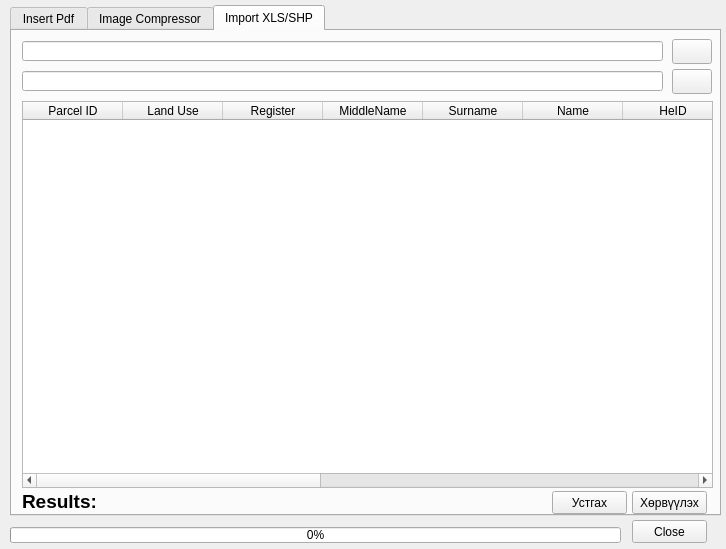
<?xml version="1.0" encoding="UTF-8"?>
<ui version="4.0">
 <class>PdfInsertDialog</class>
 <widget class="QDialog" name="PdfInsertDialog">
  <property name="geometry">
   <rect>
    <x>0</x>
    <y>0</y>
    <width>726</width>
    <height>549</height>
   </rect>
  </property>
  <property name="windowTitle">
   <string>Dialog</string>
  </property>
  <widget class="QTabWidget" name="import_data_tab_widget">
   <property name="geometry">
    <rect>
     <x>10</x>
     <y>5</y>
     <width>711</width>
     <height>511</height>
    </rect>
   </property>
   <property name="currentIndex">
    <number>2</number>
   </property>
   <widget class="QWidget" name="tab_2">
    <attribute name="title">
     <string>Insert Pdf</string>
    </attribute>
    <widget class="QTableWidget" name="tableWidget">
     <property name="geometry">
      <rect>
       <x>10</x>
       <y>125</y>
       <width>401</width>
       <height>221</height>
      </rect>
     </property>
     <attribute name="horizontalHeaderDefaultSectionSize">
      <number>200</number>
     </attribute>
     <column>
      <property name="text">
       <string>Name</string>
      </property>
     </column>
     <column>
      <property name="text">
       <string>Description</string>
      </property>
     </column>
    </widget>
    <widget class="QLabel" name="count">
     <property name="geometry">
      <rect>
       <x>65</x>
       <y>101</y>
       <width>91</width>
       <height>16</height>
      </rect>
     </property>
     <property name="text">
      <string>count:</string>
     </property>
    </widget>
    <widget class="QLabel" name="label_3">
     <property name="geometry">
      <rect>
       <x>10</x>
       <y>101</y>
       <width>41</width>
       <height>16</height>
      </rect>
     </property>
     <property name="text">
      <string>count:</string>
     </property>
    </widget>
    <widget class="QPushButton" name="select_file_button">
     <property name="geometry">
      <rect>
       <x>310</x>
       <y>30</y>
       <width>100</width>
       <height>23</height>
      </rect>
     </property>
     <property name="text">
      <string>Select Path</string>
     </property>
    </widget>
    <widget class="QLineEdit" name="decision_file_edit">
     <property name="geometry">
      <rect>
       <x>10</x>
       <y>31</y>
       <width>291</width>
       <height>20</height>
      </rect>
     </property>
     <property name="readOnly">
      <bool>true</bool>
     </property>
    </widget>
    <widget class="QLabel" name="label_4">
     <property name="geometry">
      <rect>
       <x>205</x>
       <y>101</y>
       <width>63</width>
       <height>13</height>
      </rect>
     </property>
     <property name="text">
      <string>parcel count:</string>
     </property>
    </widget>
    <widget class="QLabel" name="parcel_count_lbl">
     <property name="geometry">
      <rect>
       <x>285</x>
       <y>100</y>
       <width>91</width>
       <height>16</height>
      </rect>
     </property>
     <property name="text">
      <string>count:</string>
     </property>
    </widget>
    <widget class="QPushButton" name="output_file_button">
     <property name="geometry">
      <rect>
       <x>310</x>
       <y>75</y>
       <width>100</width>
       <height>23</height>
      </rect>
     </property>
     <property name="text">
      <string>Output Path</string>
     </property>
    </widget>
    <widget class="QLineEdit" name="output_file_edit">
     <property name="geometry">
      <rect>
       <x>10</x>
       <y>76</y>
       <width>291</width>
       <height>20</height>
      </rect>
     </property>
     <property name="readOnly">
      <bool>true</bool>
     </property>
    </widget>
    <widget class="QLabel" name="label">
     <property name="geometry">
      <rect>
       <x>10</x>
       <y>57</y>
       <width>291</width>
       <height>16</height>
      </rect>
     </property>
     <property name="text">
      <string>Output path</string>
     </property>
    </widget>
    <widget class="QLabel" name="label_2">
     <property name="geometry">
      <rect>
       <x>10</x>
       <y>10</y>
       <width>291</width>
       <height>16</height>
      </rect>
     </property>
     <property name="text">
      <string>Input path</string>
     </property>
    </widget>
    <widget class="QPushButton" name="import_button">
     <property name="geometry">
      <rect>
       <x>270</x>
       <y>409</y>
       <width>75</width>
       <height>23</height>
      </rect>
     </property>
     <property name="text">
      <string>Import</string>
     </property>
    </widget>
    <widget class="QPushButton" name="conver_version_button">
     <property name="geometry">
      <rect>
       <x>10</x>
       <y>439</y>
       <width>211</width>
       <height>23</height>
      </rect>
     </property>
     <property name="text">
      <string>convert new version</string>
     </property>
    </widget>
    <widget class="QPushButton" name="export_button">
     <property name="geometry">
      <rect>
       <x>10</x>
       <y>409</y>
       <width>113</width>
       <height>23</height>
      </rect>
     </property>
     <property name="text">
      <string>Export from database</string>
     </property>
    </widget>
    <widget class="QPushButton" name="rename_button">
     <property name="geometry">
      <rect>
       <x>180</x>
       <y>409</y>
       <width>75</width>
       <height>23</height>
      </rect>
     </property>
     <property name="text">
      <string>Rename</string>
     </property>
    </widget>
    <widget class="QPushButton" name="darkhan_button">
     <property name="geometry">
      <rect>
       <x>340</x>
       <y>440</y>
       <width>75</width>
       <height>23</height>
      </rect>
     </property>
     <property name="text">
      <string>Darkhan</string>
     </property>
    </widget>
   </widget>
   <widget class="QWidget" name="tab">
    <attribute name="title">
     <string>Image Compressor</string>
    </attribute>
    <widget class="QLineEdit" name="dir_path_edit">
     <property name="geometry">
      <rect>
       <x>10</x>
       <y>31</y>
       <width>291</width>
       <height>20</height>
      </rect>
     </property>
     <property name="readOnly">
      <bool>true</bool>
     </property>
    </widget>
    <widget class="QPushButton" name="select_dir_button">
     <property name="geometry">
      <rect>
       <x>310</x>
       <y>30</y>
       <width>100</width>
       <height>23</height>
      </rect>
     </property>
     <property name="text">
      <string>Select Path</string>
     </property>
    </widget>
    <widget class="QLabel" name="label_5">
     <property name="geometry">
      <rect>
       <x>10</x>
       <y>10</y>
       <width>291</width>
       <height>16</height>
      </rect>
     </property>
     <property name="text">
      <string>Input path</string>
     </property>
    </widget>
    <widget class="QPushButton" name="compressor_button">
     <property name="geometry">
      <rect>
       <x>310</x>
       <y>430</y>
       <width>111</width>
       <height>23</height>
      </rect>
     </property>
     <property name="text">
      <string>File Compressor</string>
     </property>
    </widget>
    <widget class="QTableWidget" name="files_twidget">
     <property name="geometry">
      <rect>
       <x>10</x>
       <y>80</y>
       <width>401</width>
       <height>331</height>
      </rect>
     </property>
     <attribute name="horizontalHeaderDefaultSectionSize">
      <number>200</number>
     </attribute>
     <column>
      <property name="text">
       <string>Directory</string>
      </property>
     </column>
     <column>
      <property name="text">
       <string>File Name</string>
      </property>
     </column>
    </widget>
   </widget>
   <widget class="QWidget" name="tab_3">
    <attribute name="title">
     <string>Import XLS/SHP</string>
    </attribute>
    <widget class="QLineEdit" name="load_shp_edit">
     <property name="geometry">
      <rect>
       <x>10</x>
       <y>10</y>
       <width>641</width>
       <height>20</height>
      </rect>
     </property>
    </widget>
    <widget class="QLineEdit" name="load_xls_edit">
     <property name="geometry">
      <rect>
       <x>10</x>
       <y>40</y>
       <width>641</width>
       <height>20</height>
      </rect>
     </property>
    </widget>
    <widget class="QPushButton" name="load_shp_button">
     <property name="enabled">
      <bool>true</bool>
     </property>
     <property name="geometry">
      <rect>
       <x>660</x>
       <y>8</y>
       <width>40</width>
       <height>25</height>
      </rect>
     </property>
     <property name="text">
      <string/>
     </property>
     <property name="icon">
      <iconset resource="resources.qrc">
       <normaloff>:/plugins/lm2/open.png</normaloff>:/plugins/lm2/open.png</iconset>
     </property>
     <property name="autoDefault">
      <bool>true</bool>
     </property>
    </widget>
    <widget class="QPushButton" name="load_xls_button">
     <property name="enabled">
      <bool>true</bool>
     </property>
     <property name="geometry">
      <rect>
       <x>660</x>
       <y>38</y>
       <width>40</width>
       <height>25</height>
      </rect>
     </property>
     <property name="text">
      <string/>
     </property>
     <property name="icon">
      <iconset resource="resources.qrc">
       <normaloff>:/plugins/lm2/open.png</normaloff>:/plugins/lm2/open.png</iconset>
     </property>
     <property name="autoDefault">
      <bool>true</bool>
     </property>
    </widget>
    <widget class="QTableWidget" name="import_data_twidget">
     <property name="geometry">
      <rect>
       <x>10</x>
       <y>70</y>
       <width>691</width>
       <height>387</height>
      </rect>
     </property>
     <column>
      <property name="text">
       <string>Parcel ID</string>
      </property>
     </column>
     <column>
      <property name="text">
       <string>Land Use</string>
      </property>
     </column>
     <column>
      <property name="text">
       <string>Register</string>
      </property>
     </column>
     <column>
      <property name="text">
       <string>MiddleName</string>
      </property>
     </column>
     <column>
      <property name="text">
       <string>Surname</string>
      </property>
     </column>
     <column>
      <property name="text">
       <string>Name</string>
      </property>
     </column>
     <column>
      <property name="text">
       <string>HeID</string>
      </property>
     </column>
     <column>
      <property name="text">
       <string>GaID</string>
      </property>
     </column>
     <column>
      <property name="text">
       <string>ZovshBaig</string>
      </property>
     </column>
     <column>
      <property name="text">
       <string>Zovshshiid</string>
      </property>
     </column>
     <column>
      <property name="text">
       <string>ZovshDate</string>
      </property>
     </column>
     <column>
      <property name="text">
       <string>GerchID</string>
      </property>
     </column>
     <column>
      <property name="text">
       <string>DuusDate</string>
      </property>
     </column>
     <column>
      <property name="text">
       <string>GerDate</string>
      </property>
     </column>
    </widget>
    <widget class="QPushButton" name="import_data_button">
     <property name="geometry">
      <rect>
       <x>620</x>
       <y>460</y>
       <width>75</width>
       <height>23</height>
      </rect>
     </property>
     <property name="text">
      <string>Хөрвүүлэх</string>
     </property>
    </widget>
    <widget class="QPushButton" name="delete_data_button">
     <property name="geometry">
      <rect>
       <x>540</x>
       <y>460</y>
       <width>75</width>
       <height>23</height>
      </rect>
     </property>
     <property name="text">
      <string>Устгах</string>
     </property>
    </widget>
    <widget class="QLabel" name="convert_results_label">
     <property name="geometry">
      <rect>
       <x>10</x>
       <y>460</y>
       <width>131</width>
       <height>20</height>
      </rect>
     </property>
     <property name="font">
      <font>
       <family>Lucida Grande</family>
       <pointsize>14</pointsize>
       <weight>75</weight>
       <bold>true</bold>
      </font>
     </property>
     <property name="text">
      <string>Results:</string>
     </property>
     <property name="alignment">
      <set>Qt::AlignLeading|Qt::AlignLeft|Qt::AlignVCenter</set>
     </property>
    </widget>
   </widget>
  </widget>
  <widget class="QPushButton" name="close_button">
   <property name="geometry">
    <rect>
     <x>632</x>
     <y>520</y>
     <width>75</width>
     <height>23</height>
    </rect>
   </property>
   <property name="text">
    <string>Close</string>
   </property>
  </widget>
  <widget class="QProgressBar" name="progressBar">
   <property name="geometry">
    <rect>
     <x>10</x>
     <y>527</y>
     <width>611</width>
     <height>16</height>
    </rect>
   </property>
   <property name="value">
    <number>0</number>
   </property>
  </widget>
 </widget>
 <resources>
  <include location="resources.qrc"/>
 </resources>
 <connections/>
</ui>
